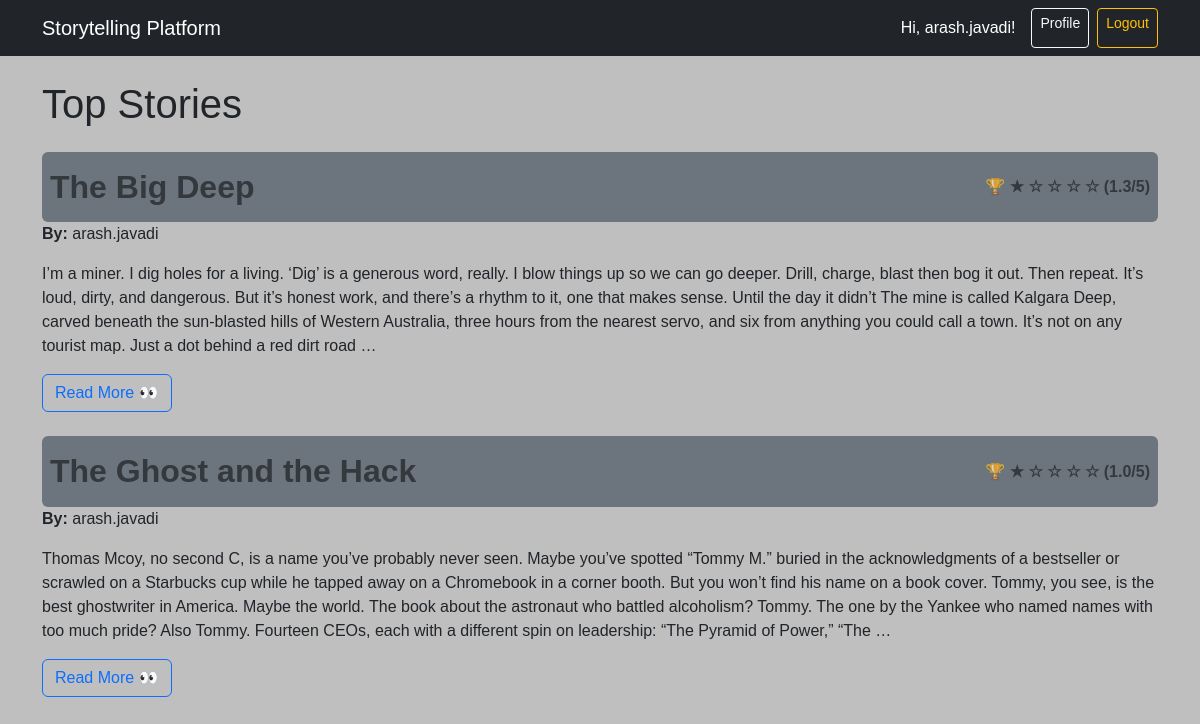
Page / (signed in) on the earlier database version.
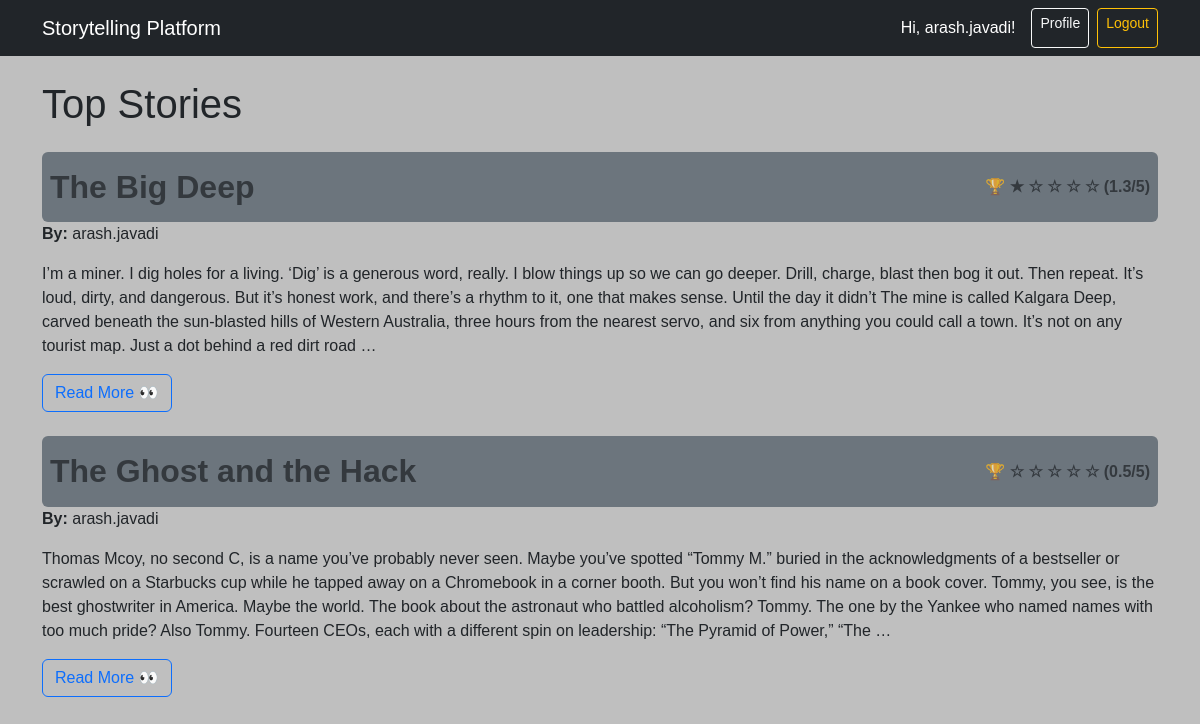
Same page on the later database version.
### stories/models.py (models this page shows, shortened)
class Story(models.Model):
    title                = models.CharField(max_length=200)
    description          = models.TextField()
    author               = models.ForeignKey(User, on_delete=models.CASCADE)
    is_public            = models.BooleanField(default=True)
    allow_contributions  = models.BooleanField(default=True)
    created_on           = models.DateTimeField(auto_now_add=True)
    image                = models.ImageField(upload_to='stories/', blank=True, null=True)
    @property
    def first_slide_chapters(self):
        roots = self.chapters.filter(parent=None).order_by('created_on')
        best_chapters = []
        for root in roots:
            children = list(root.children.all().annotate(avg_rating=Avg('ratings__value')))
            root.avg_rating = root.average_rating
            all_versions = [root] + children
            best = max(all_versions, key=lambda ch: ch.avg_rating or 0)
            best_chapters.append(best)
        return best_chapters
    @property
    def total_rank(self):
        chapters = self.first_slide_chapters
        if not chapters:
            return 0
        return round(sum(ch.average_rating for ch in chapters) / len(chapters), 2)

### stories/views.py (the view)
# urls.py: path('', views.story_list, name='story_list'),
def story_list(request):
    stories = list(Story.objects.filter(is_public=True))
    stories.sort(key=lambda s: s.total_rank or 0, reverse=True)
    return render(request, "stories/story_list.html", {"stories": stories})

### stories/models.py (called while the page is built)
    @property
    def average_rating(self):
        return self.ratings.aggregate(avg=Avg("value"))["avg"] or 0

### templates/stories/story_list.html
{% extends "base.html" %}
{% block content %}
<h1>Top Stories</h1>
{% for story in stories %}
<div class="my-4">
    <div class="p-2 rounded d-flex justify-content-between align-items-center bg-secondary">
        <h2 class="mt-2 text-muted fw-bold">{{ story.title }}</h2>
        {% with story.total_rank as rating %}
        <span class="ms-4 text-muted fw-bold"> 🏆
            {% for i in "12345"|make_list %}
            {% if forloop.counter <= rating %} ★ {% else %} ☆ {% endif %} {% endfor %} ({{ rating|floatformat:"1" }}/5)
                </span>
                {% endwith %}
    </div>
    <p><strong>By:</strong> {{ story.author.username }}</p>
    <p>{{ story.description|truncatewords:100 }}</p>
    <a href="{% url 'story_detail' story.id %}" class="btn btn-outline-primary">Read More 👀</a>
</div>
{% empty %}
<p>No stories yet.</p>
{% endfor %}
{% endblock %}

Differences in the rows shown:
changed Story "The Ghost and the Hack": total_rank "1.0" → "0.5"
